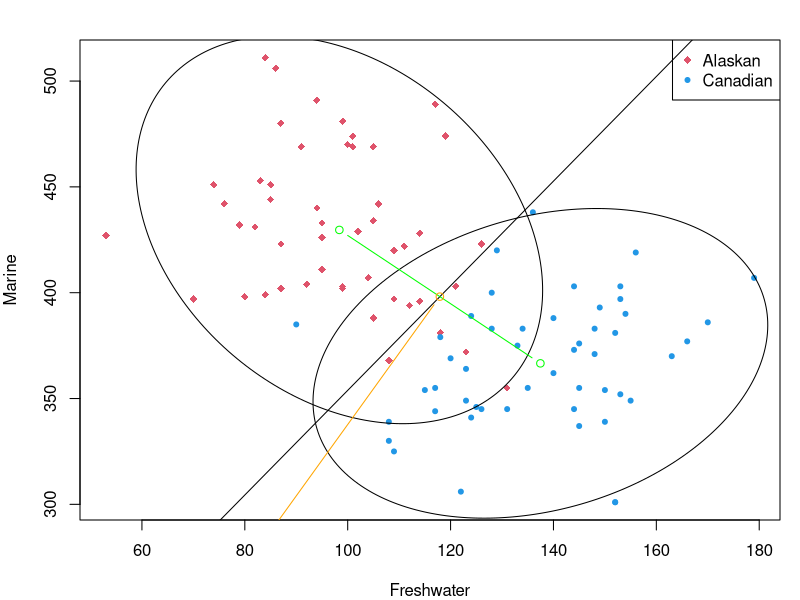
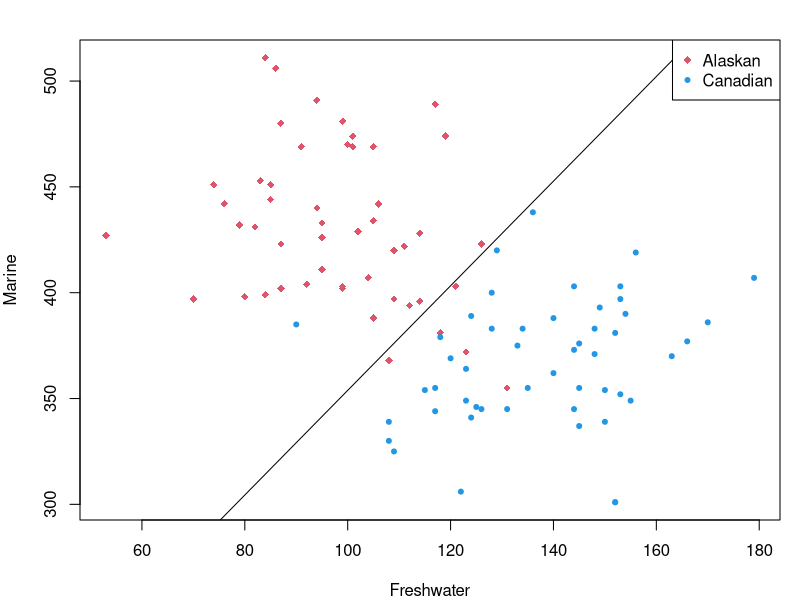

Reproduce these figures in R, in order.
## ---- chunk 1
knitr::opts_chunk$set(echo = TRUE)
## ---- chunk 2
library(MASS)
## ---- chunk 3
library(rrcov)
library(mixtools)
par(mfrow=c(1,1), mar=c(4,4,2,1))
data(salmon)
plot(salmon$Freshwater,salmon$Marine,xlab="Freshwater",ylab="Marine",
     pch=rep(c(18,20),each=50),col=rep(c(2,4),each=50),main="")
legend("topright",legend=c("Alaskan","Canadian"),pch=c(18,20),col=c(2,4),cex=1)

# Method 1
x1 <- salmon[1:50,2:3]
x2 <- salmon[51:100,2:3]

# compute sample mean vectors:
x1.mean <- colMeans(x1)
x2.mean <- colMeans(x2)

# compute pooled estimate for the covariance matrix:
S.u <- 49*(var(x1)+var(x2))/98
w <- solve(S.u)%*%(x1.mean-x2.mean)
w0 <- -(x1.mean+x2.mean)%*%w/2
lines(salmon[,2],-(w[1]*salmon[,2]+w0)/w[2])

lines(x1.mean, x2.mean)

ellipse(x1.mean, var(x1), alpha = .05, npoints=250, newplot=FALSE)
ellipse(x2.mean, var(x2), alpha = .05, npoints=250, newplot=FALSE)


points(c(x2.mean[1],x1.mean[1]), c(x2.mean[2],x1.mean[2]), type='b', col='green')
mid <- (x1.mean + x2.mean)/2
points(c(w[1], mid[1]), c(w[2], mid[2]), type='b', col='orange')
## ---- chunk 4
## Method 2: use function LDA in MASS package:

library(MASS)
lda.obj <- lda(Origin~Freshwater+Marine,data=salmon,prior=c(1,1)/2)
plda <- predict(object=lda.obj,newdata=salmon)

# Confusion matrix
table(salmon[,4],plda$class)
## ---- chunk 5
#plot the decision line
gmean <- lda.obj$prior %*% lda.obj$means
const <- as.numeric(gmean %*%lda.obj$scaling)
slope <- - lda.obj$scaling[1] / lda.obj$scaling[2]
intercept <- const / lda.obj$scaling[2]
## ---- chunk 6
#Plot decision boundary
plot(salmon[,2:3],pch=rep(c(18,20),each=50),col=rep(c(2,4),each=50))
abline(intercept, slope)
legend("topright",legend=c("Alaskan","Canadian"),pch=c(18,20),col=c(2,4))
